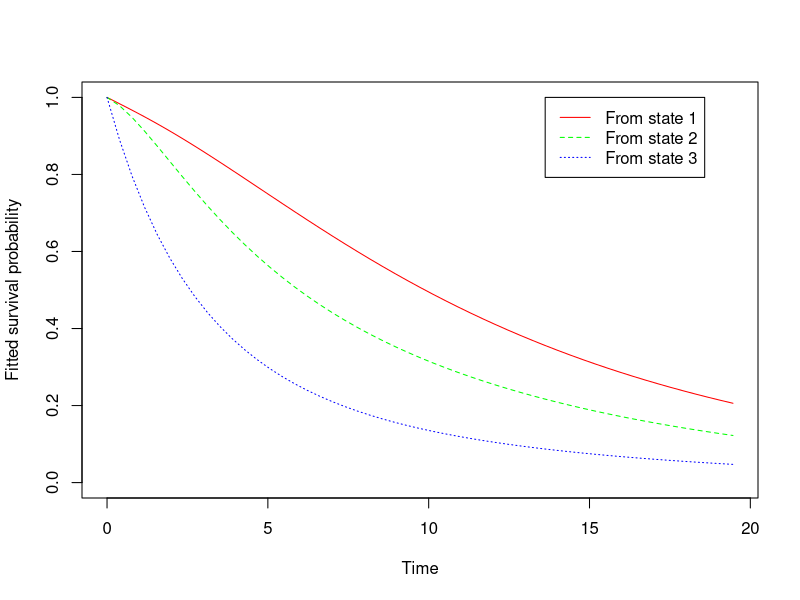
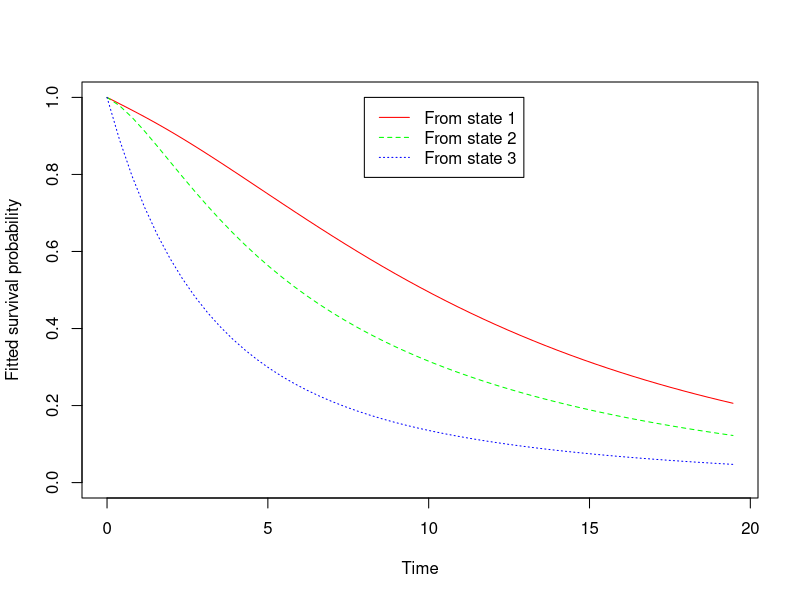
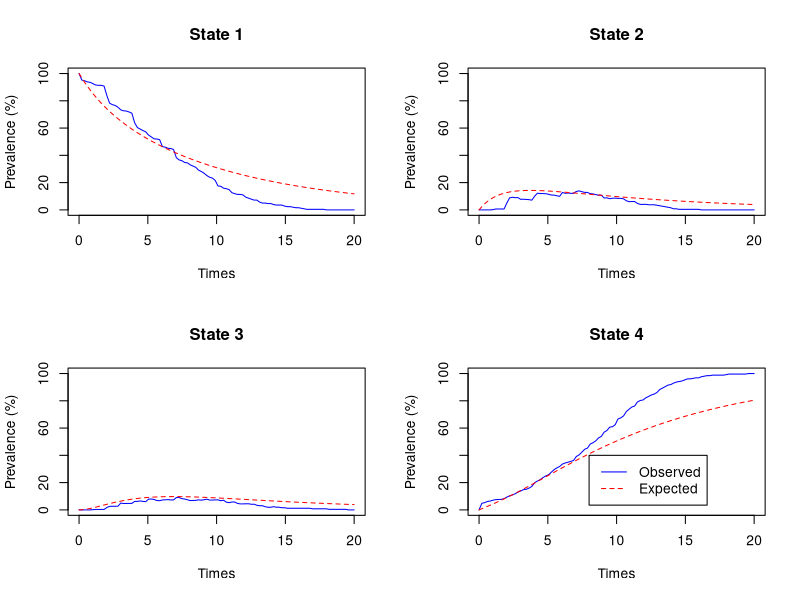

Write R code to recreate these figures, in order.
### R code from vignette source 'msm-manual.Rnw'

###################################################
### code chunk number 1: msm-manual.Rnw:41-43
###################################################
version <- gsub("Version: +", "",
                packageDescription("msm", lib.loc=c("../..",.libPaths()))$Version)


###################################################
### code chunk number 2: msm-manual.Rnw:48-49
###################################################
cat(version)


###################################################
### code chunk number 3: msm-manual.Rnw:52-53
###################################################
cat(format(Sys.time(), "%d %B, %Y"))


###################################################
### code chunk number 4: msm-manual.Rnw:861-862
###################################################
options(width = 60)


###################################################
#MSM 
###################################################
library(msm)

##--  cardiovascular data
cav[1:21,]

## struc table, cont table
statetable.msm(state, PTNUM, data=cav)


##--transition mod prob, est which pathways are possible
Q  <-  rbind ( c(0, 0.25, 0, 0.25),
               c(0.166, 0, 0.166, 0.166),
               c(0, 0.25, 0, 0.25),
               c(0, 0, 0, 0) )


##-- crude est of trans pathwys
Q.crude  <- crudeinits.msm(state ~ years, PTNUM, data=cav,
                           qmatrix=Q)

##  Multi stone model with no coefficients
cav.msm <- msm( state ~ years, subject=PTNUM, data = cav,
                qmatrix = Q, deathexact = 4)


cav.msm

summary(cav.msm)
plot(cav.msm)
str(cav)

##--  I put for model with no cover it
pmatrix.msm(cav.msm, t=30)##- different transition probability is a different time interval
sojourn.msm(cav.msm) ## --  me a number of days for each stage
pnext.msm(cav.msm) ##   probabilities of transitioning to in the next stage
totlos.msm(cav.msm)  
qratio.msm(cav.msm, ind1=c(2,1), ind2=c(1,2))
qmatrix.msm(cav.msm) ##  quantities transitioning to each state, in cont table form

plot(cav.msm, legend.pos=c(8, 1))

##-- residual stats mod gooness ofr fit test for each trans stage
options(digits=3)
prevalence.msm(cav.msm, times=seq(0,20,2))
plot.prevalence.msm(cav.msm, mintime=0, maxtime=20)

##-- deviance stas fitted - obs
options(digits=2)
pearson.msm(cav.msm, timegroups=2,
            transitions=c(1,2,3,4,5,6,7,8,9,9,9,10))


#msm  with coefficients
cavsex.msm <- msm( state ~ years, subject=PTNUM, data = cav,
                   qmatrix = Q, deathexact = 4, covariates = ~ sex)

#  outputs
options(digits = 3)
summary(cavsex.msm)
qmatrix.msm(cavsex.msm, covariates=list(sex=0)) # Male
qmatrix.msm(cavsex.msm, covariates=list(sex=1)) # Female




##--  for models with covariates
hazard.msm(cavsex.msm) ##  model requires covariate
qmatrix.msm(cavsex.msm, covariates = 0)
qmatrix.msm(cavsex.msm, covariates = list(sex = 1))


##== msm  with first observations record
Qm <- rbind(c(0, 0.148, 0, 0.0171),
            c(0, 0, 0.202, 0.081),
            c(0, 0, 0, 0.126),
            c(0, 0, 0, 0))
ematrix <- rbind(c(0, 0.1, 0, 0),
                 c(0.1, 0, 0.1, 0),
                 c(0, 0.1, 0, 0),
                 c(0, 0, 0, 0))
cavmisc.msm <- msm(state ~ years, subject = PTNUM, data = cav,
                   qmatrix = Qm, ematrix = ematrix, deathexact = 4,
                   obstrue = firstobs)
cavmisc.msm

## msm  with first observations and miss classification covariance
cavmiscsex.msm <- msm(state ~ years, subject = PTNUM, data = cav,
                      qmatrix = Qm, ematrix = ematrix,
                      deathexact = 4, misccovariates = ~sex,
                      obstrue=firstobs)
cavmiscsex.msm


ematrix.msm(cavmiscsex.msm, covariates=list(sex=0))
ematrix.msm(cavmiscsex.msm, covariates=list(sex=1))
pearson.msm(cavmisc.msm, timegroups=2,
            transitions=c(1,2,3,4,5,6,7,8,9,9,9,10))

vit <- viterbi.msm(cavmisc.msm)
vit[vit$subject==100103,]


###################################################
### code chunk number 38: msm-manual.Rnw:2347-2348
###################################################
three.q <- rbind(c(0, exp(-6), exp(-9)), c(0, 0, exp(-6)), c(0, 0, 0))


###################################################
### code chunk number 39: msm-manual.Rnw:2366-2378
###################################################
hmodel1 <- list(hmmNorm(mean=100, sd=16), hmmNorm(mean=54, sd=18),
                hmmIdent(999))

fev1.msm <- msm(fev ~ days, subject=ptnum, data=fev, qmatrix=three.q,
                deathexact=3, hmodel=hmodel1,
                hcovariates=list(~acute, ~acute, NULL),
                hcovinits = list(-8, -8, NULL),
                hconstraint = list(acute = c(1,1)))

fev1.msm

sojourn.msm(fev1.msm)


## msm  with coefficients and restricted pathway
cavsex.msm <- msm( state ~ years, subject=PTNUM, data = cav,
                   qmatrix = Q, deathexact = 4,
                   covariates = list("1-2" = ~ sex, "1-4" = ~sex) )

## msm  with coefficients and constraints apply to transition probabilities
cav3.msm <- msm( state ~ years, subject=PTNUM, data = cav,
                 qmatrix = Q, deathexact = 4,
                 covariates = ~ sex,
                 constraint = list(sex=c(1,2,3,1,2,3,2)) )

## msm  with fixed parameters
cav4.msm <- msm( state ~ years, subject=PTNUM, data = cav,
                 qmatrix = Q, deathexact = 4,
                 control = list(trace=2, REPORT=1),
                 fixedpars = c(6, 7) )
